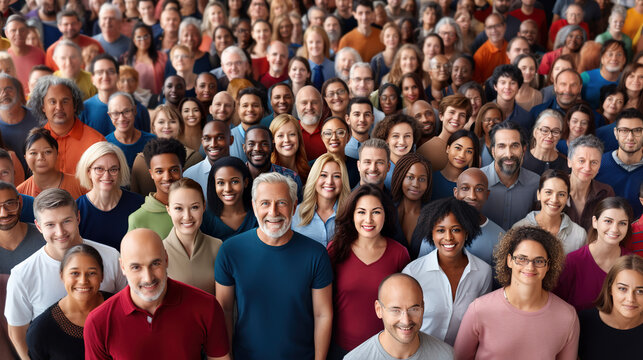
#> input picture Task3_Face_Detection _And_Recognition/crowd.jpg, 643 x 360 px
$ python 'Task5_Face_Detection _And_Recognition.py'
#> lines starting #> are read from the running program, lines starting #| are printed output that depends on the picture; after the words box and inside, x2 and y2 are one past the last pixel; in counts of white or black regions, pixels touching at a corner belong together
import cv2

# Load Haar Cascade
face_cascade = cv2.CascadeClassifier(
    cv2.data.haarcascades +
    "haarcascade_frontalface_default.xml"
)

# Load image
image = cv2.imread("crowd.jpg")
#> image is the input picture: shape (360, 643, 3); mean B, G, R 79.1, 83.3, 112.3

# Check whether image was loaded
if image is None:
    print("Image not found. Check the image path.")
    exit()

# Convert image to grayscale
gray = cv2.cvtColor(image, cv2.COLOR_BGR2GRAY)
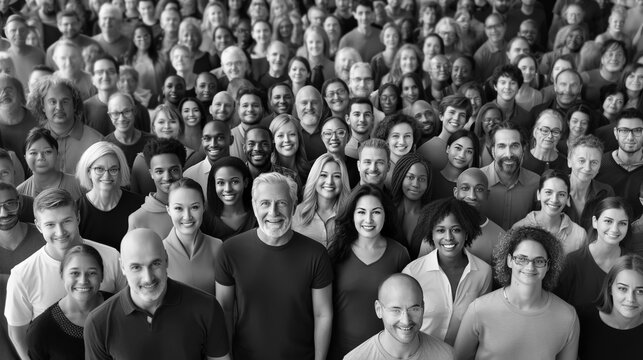
#> gray: shape (360, 643); min 0, max 255, mean 91.5

# Detect faces
faces = face_cascade.detectMultiScale(
    gray,
    scaleFactor=1.1,
    minNeighbors=5,
    minSize=(30, 30)
)
#> faces = 24 rows, first 6: [42, 89, 35, 35], [291, 88, 36, 36], [531, 117, 35, 35], [317, 120, 34, 34], [197, 123, 36, 36], [268, 121, 35, 35]

# Draw rectangles
for (x, y, w, h) in faces:

    cv2.rectangle(
        image,
        (x, y),
        (x + w, y + h),
        (255, 0, 0),
        2
    )

    cv2.putText(
        image,
        "Face",
        (x, y - 10),
        cv2.FONT_HERSHEY_SIMPLEX,
        0.8,
        (255, 0, 0),
        2
    )
#> this loop made 24 passes
#> (x, y, w, h) on passes 1 to 12: (42, 89, 35, 35), (291, 88, 36, 36), (531, 117, 35, 35), (317, 120, 34, 34), (197, 123, 36, 36), (268, 121, 35, 35), (384, 122, 36, 36), (487, 130, 42, 42), (24, 140, 35, 35), (355, 147, 36, 36), (71, 151, 46, 46), (309, 160, 40, 40)
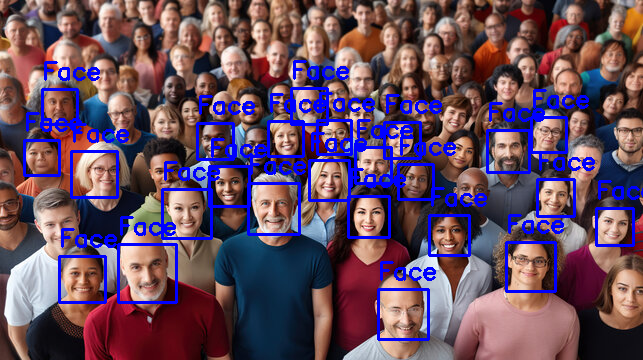
#> image: shape (360, 643, 3); 9% of pixels changed, all inside (x1, y1, x2, y2) = (23, 60, 643, 341)
print("Number of faces detected:", len(faces))
#| Number of faces detected: 24
# Show result
cv2.imshow("Face Detection", image)

cv2.waitKey(0)
cv2.destroyAllWindows()
